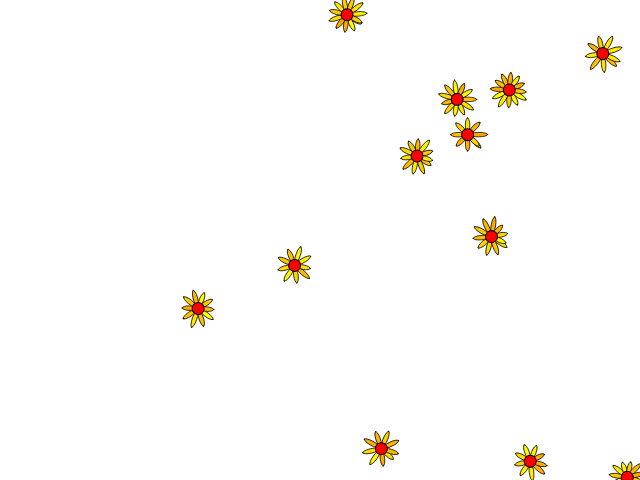
Frame 1 (no input)
Frame 60 (no input): identical to frame 1, image omitted
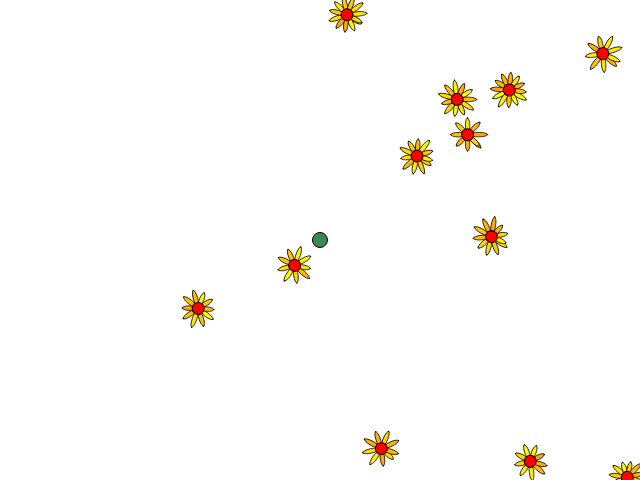
Frame 120 (the mouse pressed at the canvas centre since frame 60)

The p5.js sketch that drew these frames (run headless with seeded random() and noise() and a simulated clock; from frame 60 on, the mouse is pressed at the canvas centre):

// p5.js sketch
// ── sketch.js
var mice = [];
var flowers = [];
var numFlowers = 12;

function setup() {
  createCanvas(640, 480);
  for (i = 0; i < numFlowers; i++) {
    flower = new Flower();
    // flower.display();
    flowers.push(flower);
  }
}

function draw() {
  background(255);

  for (j = 0; j < numFlowers; j++) {
    flowers[j].display();
  }

  for (i = 0; i < mice.length; i++) {
    mice[i].update();
    mice[i].display();
  }
}

function mousePressed() {
  mouse = new Mouse();
  mouse.pos.x = mouseX;
  mouse.pos.y = mouseY;
  mice.push(mouse);
}

// ── flower.js
function Flower() {
  this.pos = createVector(random(width), random(height));

  this.centdiam = 12;

  this.petals = [];
  this.numPetals = random(8,12,2);

  for (var i = 0; i < this.numPetals; i++) {
    petal = {
      'petalcolor': lerpColor(color('yellow'), color('orange'), random(0,1)),
      'petallength': random(18,24)
    };
    this.petals.push(petal);
  }

  this.display = function() {
    push();
    angleMode(DEGREES);
    translate(this.pos.x, this.pos.y);
    for (var j = 0; j < this.numPetals; j++) {
      fill(this.petals[j]['petalcolor']);
      rotate(360/this.numPetals);
      push();
      scale(0.75);
      ellipse(this.centdiam/4 + this.petals[j][
        'petallength']/2, 0, this.petals[j]['petallength'], 6);
      pop();
    }
    fill('red');
    ellipse(0, 0, this.centdiam, this.centdiam);
    pop();
    // push();
    // translate(this.x, this.y);
    // fill(255,0,0);
    // ellipse(0, 0, 5, 5);
    // pop();
  }
}

// ── mouse.js
function Mouse() {
  this.pos = createVector(random(width), random(height));
  this.colr = color(random(255), random(255), random(255), 200);
  this.radius = random(15, 35);
  this.smellrad = random(200, 400);

  this.mass = this.radius * this.radius;
  this.maxvel = 1600 / this.mass;

  // this.vel = p5.Vector.random2D();
  // this.vel = this.vel.mult(0.5);
  this.vel = createVector(0, 0);
  this.acc = createVector(0, 0);
  // this.acc = this.acc.mult(0.005);

  this.applyForce = function(force) {
    var f = p5.Vector.div(force,this.mass);
    this.acceleration.add(f);
  }

  this.seekMate = function(mouse) {

  }

  this.seekFood = function() {
    var closest = {'vec':createVector(0,0), 'dist':1000};
    for (i = 0; i < flowers.length; i++) {
      vec = flowers[i].pos.sub(this.pos);
      d = vec.mag();

      if (d < this.smellrad) {
        if (d < closest['dist']) {
          closest['vec'] = vec;
          closest['dist'] = d;
        }
      }
    }
    // var m = map(closest['dist'], 0, this.smellrad, )
    force = closest['vec'].setMag(m);
    this.applyForce(force);
  }

  this.update = function() {
    this.vel.add(this.acc);
    this.vel.limit(this.maxvel);
    this.pos.add(this.vel);
    // this.acc.set(0, 0);
  }

  this.display = function() {
    noStroke;
    fill(this.colr);

    if (this.pos.y > height && this.vel.y > 0) this.pos.y = 0;
    if (this.pos.y < 0 && this.vel.y < 0) this.pos.y = height;
    if (this.pos.x > width && this.vel.x > 0) this.pos.x = 0;
    if (this.pos.x < 0 && this.vel.x < 0) this.pos.x = width;

    ellipse(this.pos.x, this.pos.y, this.radius, this.radius);
  }
}
